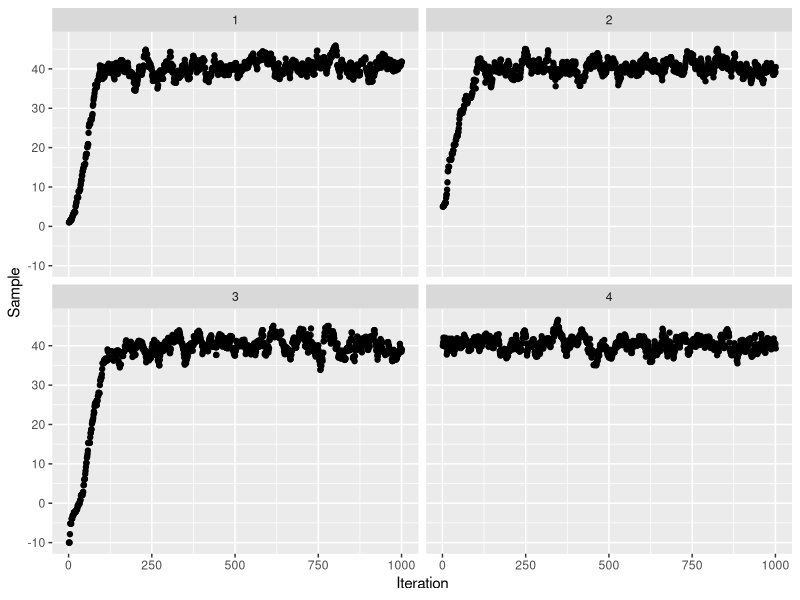
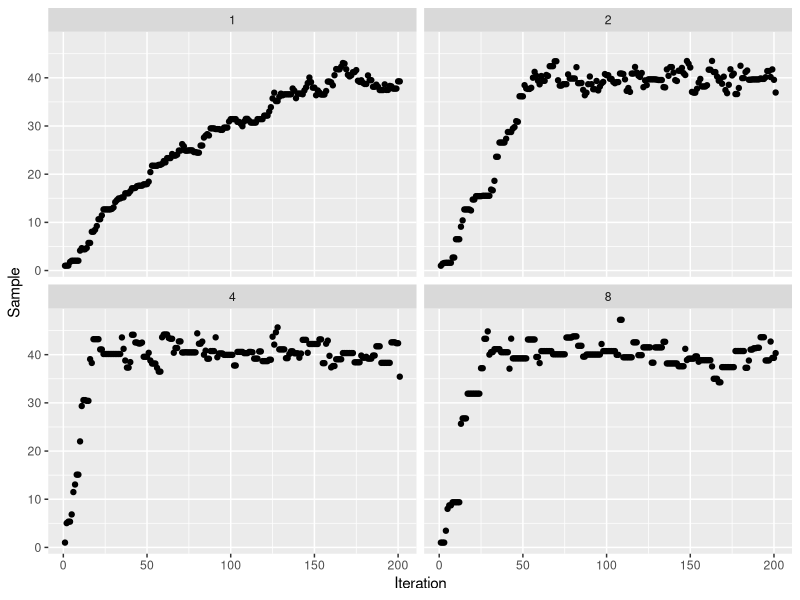

R code for these plots, in order:
## ---- chunk 1
number_samples = 1000
initial_samples= c(1.0,5.0,-10.0,40.0)
mu = 40
sd = 2

transition_kernel <- function(current){
    proposed = current + rnorm(1, 0, 1)
    acceptance_criteria = dnorm(proposed, mu, sd)*dnorm(current, proposed, 1)/(dnorm(current, mu, sd)*dnorm(proposed, current, 1));
    if(runif(1,0,1) > acceptance_criteria){
        proposed = current
    }
    return(proposed)
}

generate_mcmc_chain <- function(initial_sample){
    return(purrr::accumulate(.x = 1:number_samples,
                      .f = ~ transition_kernel(.x),
                      .init = initial_sample))
}

purrr::map(.x = initial_samples,
           .f = ~ tibble::tibble(Sample = generate_mcmc_chain(.x)) |>
           dplyr::mutate(Iteration = dplyr::row_number())) |>
    dplyr::bind_rows(.id = "Chain") |>
    ggplot2::ggplot(ggplot2::aes(x = Iteration,y = Sample)) +
    ggplot2::geom_point() +
    ggplot2::facet_wrap(~Chain)
## ---- chunk 2
number_samples = 200
initial_sample = 1
mu = 40
sd = 2
proposal_sds = 2^(seq(0,3))

transition_kernel <- function(current, proposal_sd){
    proposed = current + rnorm(1, 0, proposal_sd)
    acceptance_criteria = dnorm(proposed, mu, sd)*dnorm(current, proposed, proposal_sd)/(dnorm(current, mu, sd)*dnorm(proposed, current, proposal_sd));
    if(runif(1,0,1) > acceptance_criteria){
        proposed = current
    }
    return(proposed)
}

generate_mcmc_chain <- function(proposal_sd){
    return(purrr::accumulate(.x = 1:number_samples,
                      .f = ~ transition_kernel(.x, proposal_sd),
                      .init = initial_sample))
}

purrr::map(.x = proposal_sds,
           .f = ~ tibble::tibble(Sample = generate_mcmc_chain(.x)) |>
           dplyr::mutate(Iteration = dplyr::row_number(), sd = .x)) |>
    dplyr::bind_rows() |>
    ggplot2::ggplot(ggplot2::aes(x = Iteration,y = Sample)) +
    ggplot2::geom_point() +
    ggplot2::facet_wrap(~sd)
